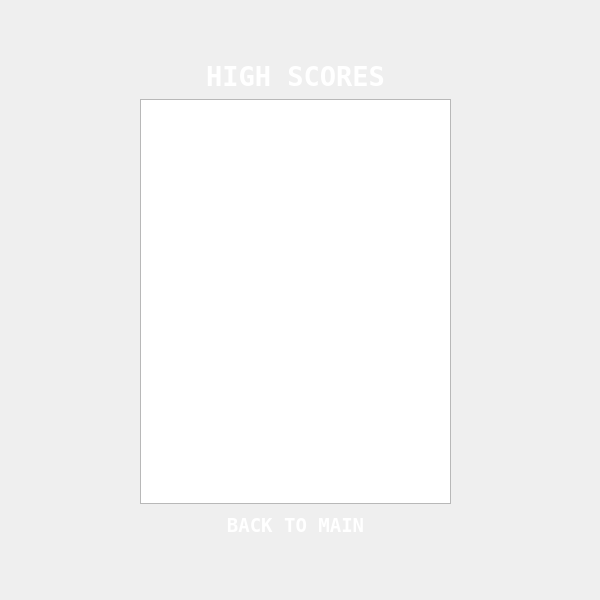
<?xml version="1.0" encoding="UTF-8"?>
<ui version="4.0">
 <class>HighScores</class>
 <widget class="QDialog" name="HighScores">
  <property name="geometry">
   <rect>
    <x>0</x>
    <y>0</y>
    <width>600</width>
    <height>600</height>
   </rect>
  </property>
  <property name="windowTitle">
   <string>Dialog</string>
  </property>
  <widget class="QWidget" name="">
   <property name="geometry">
    <rect>
     <x>140</x>
     <y>60</y>
     <width>311</width>
     <height>481</height>
    </rect>
   </property>
   <layout class="QVBoxLayout" name="verticalLayout">
    <item>
     <widget class="QLabel" name="Controlslabel">
      <property name="font">
       <font>
        <family>Fixedsys</family>
        <pointsize>20</pointsize>
        <weight>75</weight>
        <bold>true</bold>
       </font>
      </property>
      <property name="styleSheet">
       <string>color: white;
background-image: url(:/images/BG.png);
</string>
      </property>
      <property name="text">
       <string>&lt;html&gt;&lt;head/&gt;&lt;body&gt;&lt;p align=&quot;center&quot;&gt;&lt;span style=&quot; color:#ffffff;&quot;&gt;HIGH SCORES&lt;/span&gt;&lt;/p&gt;&lt;/body&gt;&lt;/html&gt;</string>
      </property>
     </widget>
    </item>
    <item>
     <widget class="QTextBrowser" name="textBrowser"/>
    </item>
    <item>
     <widget class="QPushButton" name="QuitGame">
      <property name="font">
       <font>
        <family>Terminal</family>
        <pointsize>14</pointsize>
        <weight>75</weight>
        <bold>true</bold>
       </font>
      </property>
      <property name="styleSheet">
       <string notr="true">color: white;
background-image: url(:/images/BG.png);
</string>
      </property>
      <property name="text">
       <string>BACK TO MAIN</string>
      </property>
      <property name="flat">
       <bool>true</bool>
      </property>
     </widget>
    </item>
   </layout>
  </widget>
 </widget>
 <resources/>
 <connections/>
</ui>
